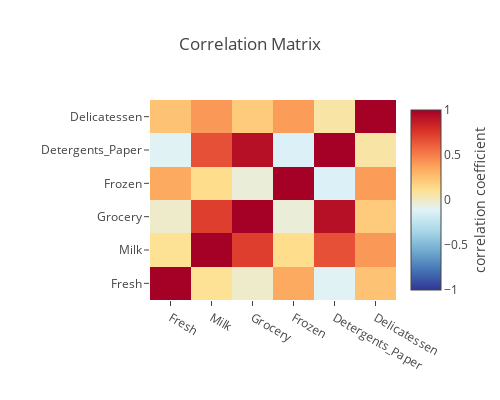

Write notebook code for a chart like this one.
### Code cell
# correlation matrix
df_corr = data.corr()
trace = go.Heatmap(x=df_corr.columns, y=df_corr.columns, z=df_corr.values, colorscale=[[0.0, 'rgb(165,0,38)'], [0.1111111111111111, 'rgb(215,48,39)'], [0.2222222222222222, 'rgb(244,109,67)'], [0.3333333333333333, 'rgb(253,174,97)'], [0.4444444444444444, 'rgb(254,224,144)'], [0.5555555555555556, 'rgb(224,243,248)'], [0.6666666666666666, 'rgb(171,217,233)'], [0.7777777777777778, 'rgb(116,173,209)'], [0.8888888888888888, 'rgb(69,117,180)'], [1.0, 'rgb(49,54,149)']],reversescale=True, zmax=1, zmin=-1, colorbar=dict(
                title='correlation coefficient',
                titleside = 'right'
            ))

layout = go.Layout(
    title='Correlation Matrix',
    width=500,
    height=400,
    margin=go.layout.Margin(
        l=150,
        r=0,
        b=100,
        t=100
    )
)

fig = dict(data=[trace], layout=layout)
py.iplot(fig)

### Figure 1 — Plotly figure (JSON) as saved in the notebook; plotly's stock layout.template omitted (floating-point values rounded to 4 significant figures)
{"data": [{"colorbar": {"title": "correlation coefficient", "titleside": "right"}, "colorscale": [[0, "rgb(165,0,38)"], [0.1111, "rgb(215,48,39)"], [0.2222, "rgb(244,109,67)"], [0.3333, "rgb(253,174,97)"], [0.4444, "rgb(254,224,144)"], [0.5556, "rgb(224,243,248)"], [0.6667, "rgb(171,217,233)"], [0.7778, "rgb(116,173,209)"], [0.8889, "rgb(69,117,180)"], [1, "rgb(49,54,149)"]], "reversescale": true, "type": "heatmap", "uid": "d4b0c6b6-c641-11e8-8f83-e4a7a085a6b4", "x": ["Fresh", "Milk", "Grocery", "Frozen", "Detergents_Paper", "Delicatessen"], "y": ["Fresh", "Milk", "Grocery", "Frozen", "Detergents_Paper", "Delicatessen"], "z": [[1, 0.1005, -0.01185, 0.3459, -0.102, 0.2447], [0.1005, 1, 0.7283, 0.124, 0.6618, 0.4064], [-0.01185, 0.7283, 1, -0.04019, 0.9246, 0.2055], [0.3459, 0.124, -0.04019, 1, -0.1315, 0.3909], [-0.102, 0.6618, 0.9246, -0.1315, 1, 0.06929], [0.2447, 0.4064, 0.2055, 0.3909, 0.06929, 1]], "zmax": 1, "zmin": -1}], "layout": {"height": 400, "margin": {"b": 100, "l": 150, "r": 0, "t": 100}, "title": "Correlation Matrix", "width": 500}}
